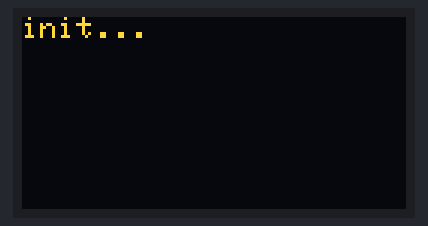
This sketch was run on a simulated ESP8266 (NodeMCU). Shown: 128×64 one-colour display. The OLED is the two-colour kind (top 16 rows yellow); WiFi joins after 1.5 s; servers stay silent unless stated; uploads are accepted with an empty reply; what the sketch prints to the serial monitor is not drawn.

Above: at 0.06 s.
At 1.2 s:
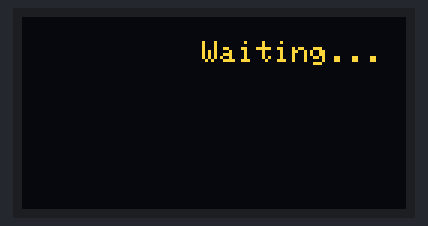
At 2.2 s:
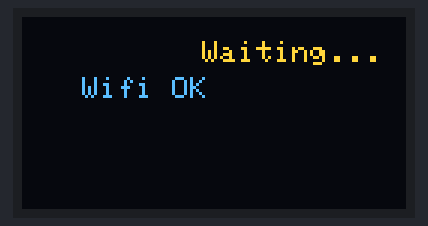

Measured:
- what the display in image 1 shows lasts 1.0 s, from 1.1 s to 2.1 s

The sketch:

wifi_oled.ino
```cpp
#include <ESP8266WiFi.h>
#include <ESP8266HTTPClient.h>
#include <Wire.h>
#include <Adafruit_GFX.h>
#include <Adafruit_SSD1306.h>

#define SCREEN_WIDTH 128
#define SCREEN_HEIGHT 64

// 测试HTTP请求用的URL。注意网址前面必须添加"http://"
//#define URL "https://httpbin.org/get"
#define URL "http://api.tianapi.com/txapi/ncovcity/index?key=d75d29d93081d5e5f85496824d7707b6"

Adafruit_SSD1306 display(SCREEN_WIDTH, SCREEN_HEIGHT, &Wire, -1);

// 设置wifi接入信息(请根据您的WiFi信息进行修改)
const char* ssid = "PerfectHighSpeed";
const char* password = "Wanmei123!";

void setup() {
  //初始化串口设置
  Serial.begin(115200);

  if(!display.begin(SSD1306_SWITCHCAPVCC, 0x3C)) {
    Serial.println(F("SSD1306 allocation failed"));
    for(;;);
  }
  display.clearDisplay();
  display.setTextColor(WHITE);
  display.setTextSize(1);
  display.println("init...");
  display.display();

  //设置ESP8266工作模式为无线终端模式
  WiFi.mode(WIFI_STA);

  //开始连接wifi
  WiFi.begin(ssid, password);

  //等待WiFi连接,连接成功打印IP
  while (WiFi.status() != WL_CONNECTED) {
    display.clearDisplay();
    display.print("Waiting...");
    display.display();
    delay(1000);
    Serial.println("Waiting...");
  }

  display.setCursor(20, 20); // left up
  display.print("Wifi OK");
  display.display();

  Serial.println("");
  Serial.print("WiFi Connected!");

  httpClientRequest();
}

void loop() {}

// 发送HTTP请求并且将服务器响应通过串口输出
void httpClientRequest(){

  //重点1 创建 HTTPClient 对象
  HTTPClient httpClient;


  //重点2 通过begin函数配置请求地址。此处也可以不使用端口号和PATH而单纯的
  httpClient.begin(URL);
  Serial.print("URL: "); Serial.println(URL);

  //重点3 通过GET函数启动连接并发送HTTP请求
  int httpCode = httpClient.GET();
  Serial.print("Send GET request to URL: ");
  Serial.println(URL);

  //重点4. 如果服务器响应HTTP_CODE_OK(200)则从服务器获取响应体信息并通过串口输出
  //如果服务器不响应HTTP_CODE_OK(200)则将服务器响应状态码通过串口输出
  if (httpCode == HTTP_CODE_OK) {
    // 使用getString函数获取服务器响应体内容
    String responsePayload = httpClient.getString();
    Serial.println("Server Response Payload: ");
    Serial.println(responsePayload);
  } else {
    Serial.println("Server Response Code：");
    Serial.println(httpCode);
  }

  //重点5. 关闭ESP8266与服务器连接
  httpClient.end();
}
```
